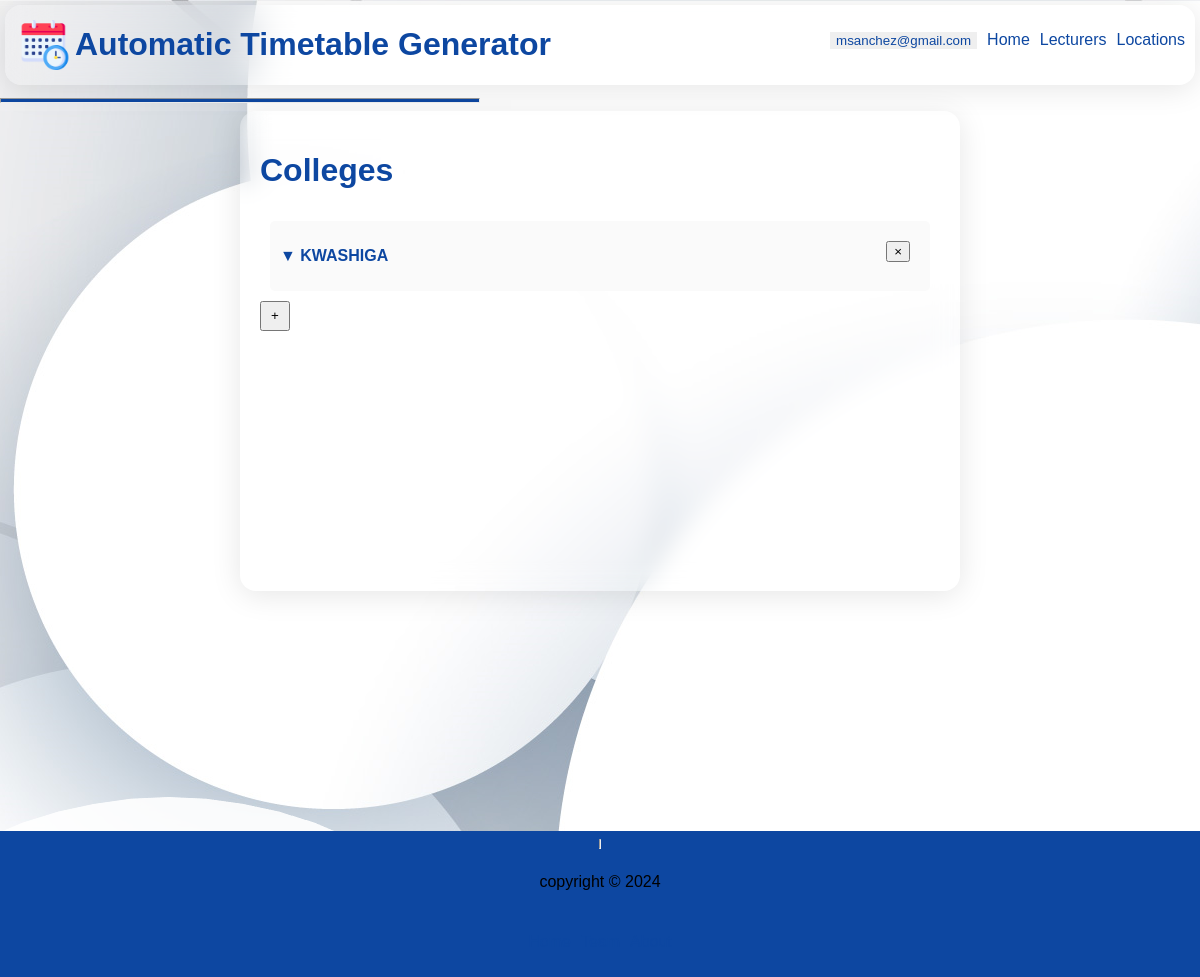
Page /msanchez@gmail.com/colleges on the earlier database version.
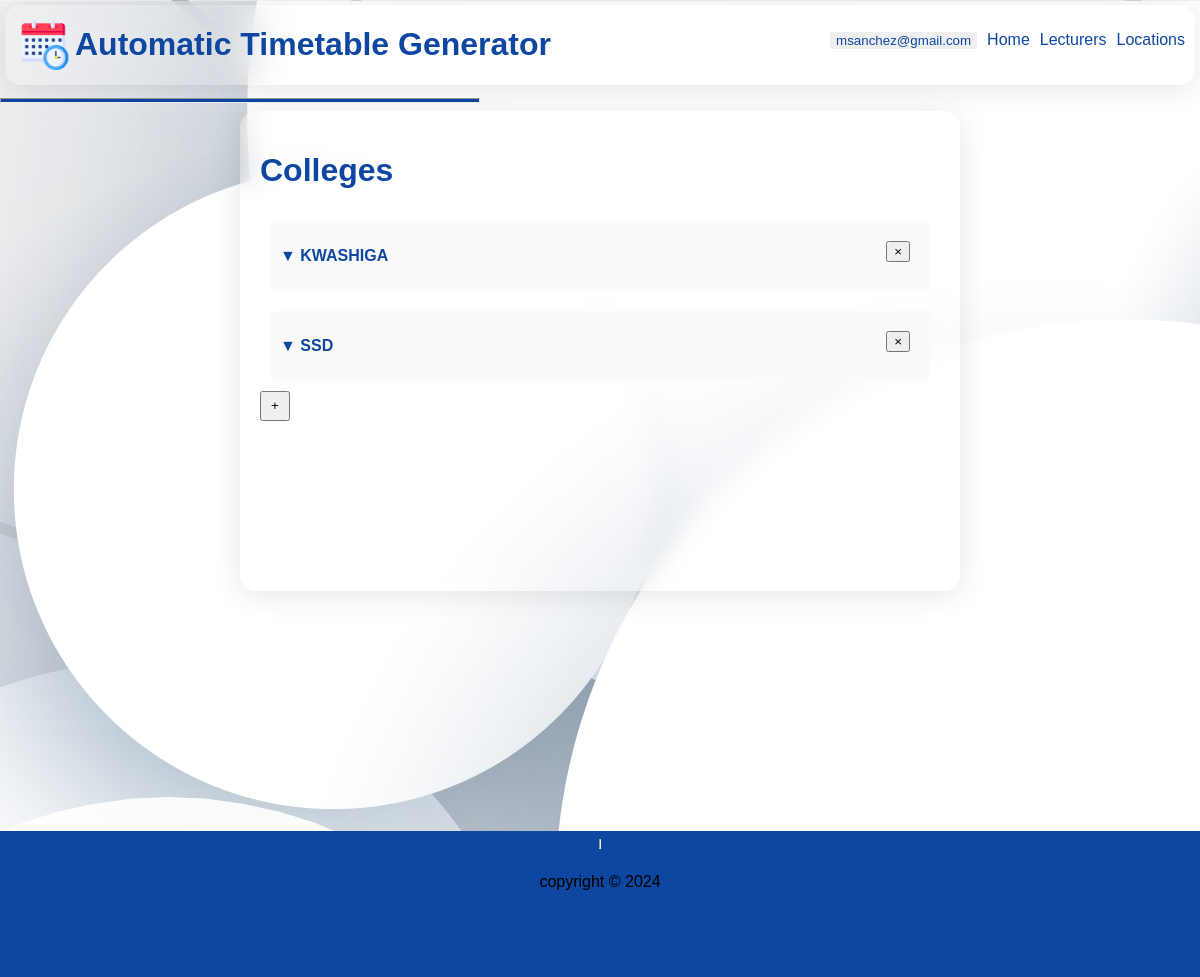
Same page on the later database version.
### webversion/models.py (models this page shows, shortened)
class College(models.Model):
    name = models.CharField(null=True,max_length=255)
    creater = models.ForeignKey("UserAccount", on_delete=models.CASCADE, related_name="college_user")
    rows_per_day = models.PositiveSmallIntegerField(null=True)
    days_per_week = models.PositiveSmallIntegerField(null=True)

### webversion/views.py (the view)
# urls.py: path("<str:email>/colleges", views.collegePage, name="colleges"),
def collegePage(request, email):
    user_id = UserAccount.objects.get(email=email).id
    departments = Department.objects.filter(creator_id=user_id,  )
    template = loader.get_template("colleges.html")
    user = UserAccount.objects.get(email=email)
    colleges = College.objects.filter(creater_id = user.id)
    context = {
        "colleges": colleges, "email": email,
    }
    return HttpResponse(template.render(context, request))

### webversion/Templates/colleges.html (shortened to what this page needs)
{% extends 'main.html' %}
{% load static %}
{% block content %}
<div class="colleges">
    <h1>colleges</h1>
    {% for college in colleges %}
    <div class="collegeItem">
        <div class="drop_parent">
            <p class="dropdownbtn" onclick="dropDown()">
                <span class="drpsymbol">
                    &#x25bc;
                </span>
                  <strong>{{college.name}}</strong>
            </p>
        </div>
        <div class="btns">
            <form method="post" action="{% url 'deletecollege' email college.id %}">
                <button type="submit" name="delete-college" id="delete-college">
                    &times;
                </button>
            </form>
        </div>
    </div>
    {% empty %}
    <p>Please click on the <strong>&plus;</strong> button to add a college</p>
    {% endfor %}
    <button type="button" name="new-college" onclick="allo()" id="new-collegebtn">
        &plus;
    </button>
</div>
{% endblock %}

Differences in the rows shown:
added College: name "SSD"
